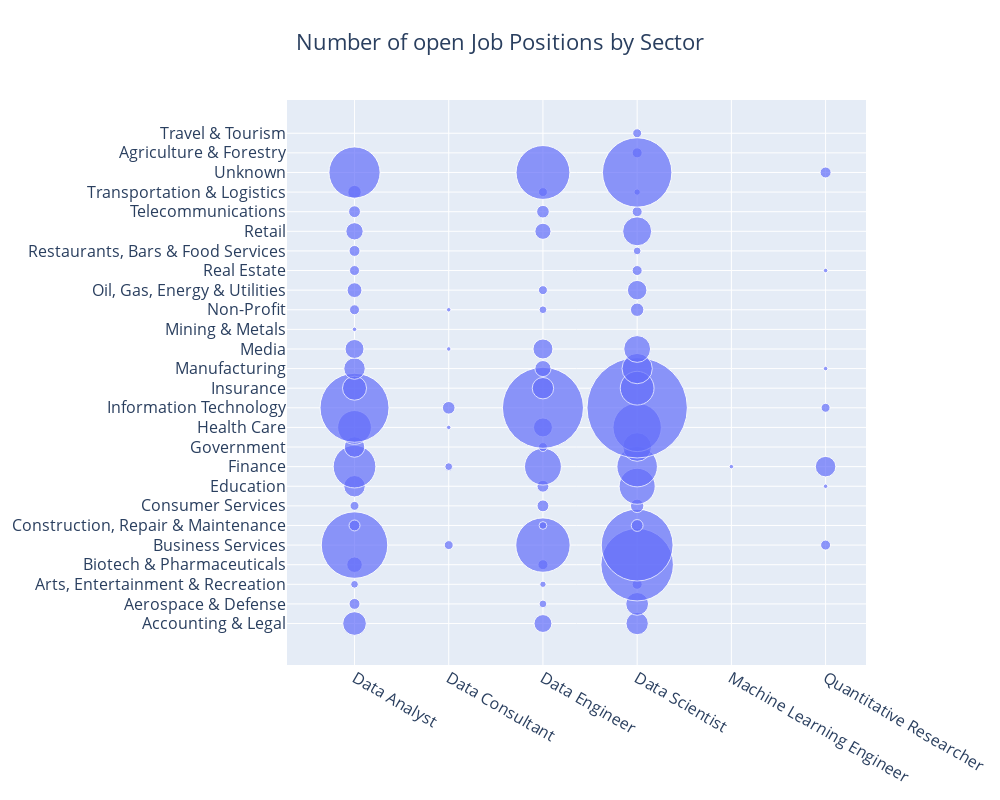

Notebook code for this chart:
### Markdown cell above
### Which sector offers the most positions related to Data Science?

### Code cell
df_c = df[df["Compare Title"] != ""]
title_by_sector = df_c.groupby(by = ["Compare Title", "Sector"])["Location"].count().reset_index()

plotlyscatterz(title_by_sector, "Number of open Job Positions by Sector", 10)

### Figure 1 — Plotly figure (JSON) as saved in the notebook; plotly's stock layout.template omitted (floating-point values rounded to 4 significant figures)
{"data": [{"hovertemplate": "%{x}<br>%{y}<br>%{marker.size:,}<extra></extra>", "marker": {"size": [28, 6, 3, 12, 221, 6, 4, 23, 91, 21, 57, 238, 29, 23, 18, 1, 5, 11, 5, 6, 15, 7, 9, 131, 4, 3, 1, 8, 1, 1, 16, 3, 2, 5, 148, 3, 7, 7, 68, 4, 18, 328, 23, 13, 20, 3, 4, 13, 8, 4, 145, 25, 26, 5, 5, 263, 258, 7, 9, 65, 82, 41, 117, 504, 57, 46, 36, 9, 19, 5, 3, 42, 5, 2, 4, 241, 1, 5, 1, 21, 4, 1, 1, 6], "sizemode": "area", "sizeref": 0.1}, "mode": "markers", "type": "scatter", "x": ["Data Analyst", "Data Analyst", "Data Analyst", "Data Analyst", "Data Analyst", "Data Analyst", "Data Analyst", "Data Analyst", "Data Analyst", "Data Analyst", "Data Analyst", "Data Analyst", "Data Analyst", "Data Analyst", "Data Analyst", "Data Analyst", "Data Analyst", "Data Analyst", "Data Analyst", "Data Analyst", "Data Analyst", "Data Analyst", "Data Analyst", "Data Analyst", "Data Consultant", "Data Consultant", "Data Consultant", "Data Consultant", "Data Consultant", "Data Consultant", "Data Engineer", "Data Engineer", "Data Engineer", "Data Engineer", "Data Engineer", "Data Engineer", "Data Engineer", "Data Engineer", "Data Engineer", "Data Engineer", "Data Engineer", "Data Engineer", "Data Engineer", "Data Engineer", "Data Engineer", "Data Engineer", "Data Engineer", "Data Engineer", "Data Engineer", "Data Engineer", "Data Engineer", "Data Scientist", "Data Scientist", "Data Scientist", "Data Scientist", "Data Scientist", "Data Scientist", "Data Scientist", "Data Scientist", "Data Scientist", "Data Scientist", "Data Scientist", "Data Scientist", "Data Scientist", "Data Scientist", "Data Scientist", "Data Scientist", "Data Scientist", "Data Scientist", "Data Scientist", "Data Scientist", "Data Scientist", "Data Scientist", "Data Scientist", "Data Scientist", "Data Scientist", "Machine Learning Engineer", "Quantitative Researcher", "Quantitative Researcher", "Quantitative Researcher", "Quantitative Researcher", "Quantitative Researcher", "Quantitative Researcher", "Quantitative Researcher"], "y": ["Accounting & Legal", "Aerospace & Defense", "Arts, Entertainment & Recreation", "Biotech & Pharmaceuticals", "Business Services", "Construction, Repair & Maintenance", "Consumer Services", "Education", "Finance", "Government", "Health Care", "Information Technology", "Insurance", "Manufacturing", "Media", "Mining & Metals", "Non-Profit", "Oil, Gas, Energy & Utilities", "Real Estate", "Restaurants, Bars & Food Services", "Retail", "Telecommunications", "Transportation & Logistics", "Unknown", "Business Services", "Finance", "Health Care", "Information Technology", "Media", "Non-Profit", "Accounting & Legal", "Aerospace & Defense", "Arts, Entertainment & Recreation", "Biotech & Pharmaceuticals", "Business Services", "Construction, Repair & Maintenance", "Consumer Services", "Education", "Finance", "Government", "Health Care", "Information Technology", "Insurance", "Manufacturing", "Media", "Non-Profit", "Oil, Gas, Energy & Utilities", "Retail", "Telecommunications", "Transportation & Logistics", "Unknown", "Accounting & Legal", "Aerospace & Defense", "Agriculture & Forestry", "Arts, Entertainment & Recreation", "Biotech & Pharmaceuticals", "Business Services", "Construction, Repair & Maintenance", "Consumer Services", "Education", "Finance", "Government", "Health Care", "Information Technology", "Insurance", "Manufacturing", "Media", "Non-Profit", "Oil, Gas, Energy & Utilities", "Real Estate", "Restaurants, Bars & Food Services", "Retail", "Telecommunications", "Transportation & Logistics", "Travel & Tourism", "Unknown", "Finance", "Business Services", "Education", "Finance", "Information Technology", "Manufacturing", "Real Estate", "Unknown"]}], "layout": {"font": {"size": 16}, "height": 800, "title": {"text": "Number of open Job Positions by Sector", "x": 0.5}, "width": 1000, "xaxis": {"autorange": true, "range": [-0.7405, 5.437], "type": "category"}, "yaxis": {"autorange": true, "range": [-2.122, 26.7], "type": "category"}}}
